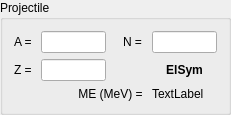
         <widget class="QGroupBox" name="groupBox_2">
          <property name="sizePolicy">
           <sizepolicy hsizetype="Preferred" vsizetype="Preferred">
            <horstretch>0</horstretch>
            <verstretch>0</verstretch>
           </sizepolicy>
          </property>
          <property name="title">
           <string>Projectile</string>
          </property>
          <layout class="QGridLayout" name="gridLayout_6">
           <property name="topMargin">
            <number>11</number>
           </property>
           <item row="2" column="1" colspan="3">
            <widget class="QLabel" name="label_17">
             <property name="sizePolicy">
              <sizepolicy hsizetype="Preferred" vsizetype="Fixed">
               <horstretch>0</horstretch>
               <verstretch>0</verstretch>
              </sizepolicy>
             </property>
             <property name="layoutDirection">
              <enum>Qt::LeftToRight</enum>
             </property>
             <property name="text">
              <string>ME (MeV) = </string>
             </property>
             <property name="alignment">
              <set>Qt::AlignRight|Qt::AlignTrailing|Qt::AlignVCenter</set>
             </property>
            </widget>
           </item>
           <item row="0" column="3">
            <widget class="QLabel" name="label_9">
             <property name="text">
              <string>N = </string>
             </property>
             <property name="buddy">
              <cstring>edit_NP</cstring>
             </property>
            </widget>
           </item>
           <item row="0" column="4">
            <widget class="QLineEdit" name="edit_NP">
             <property name="enabled">
              <bool>true</bool>
             </property>
             <property name="sizePolicy">
              <sizepolicy hsizetype="Preferred" vsizetype="Fixed">
               <horstretch>0</horstretch>
               <verstretch>0</verstretch>
              </sizepolicy>
             </property>
             <property name="maximumSize">
              <size>
               <width>65</width>
               <height>16777215</height>
              </size>
             </property>
             <property name="alignment">
              <set>Qt::AlignCenter</set>
             </property>
             <property name="readOnly">
              <bool>true</bool>
             </property>
            </widget>
           </item>
           <item row="1" column="4">
            <widget class="QLabel" name="sym_P">
             <property name="font">
              <font>
               <family>Arial</family>
               <pointsize>9</pointsize>
               <bold>true</bold>
               <stylestrategy>PreferDefault</stylestrategy>
              </font>
             </property>
             <property name="text">
              <string>ElSym</string>
             </property>
             <property name="alignment">
              <set>Qt::AlignCenter</set>
             </property>
            </widget>
           </item>
           <item row="2" column="4">
            <widget class="QLabel" name="ME_P">
             <property name="sizePolicy">
              <sizepolicy hsizetype="Preferred" vsizetype="Fixed">
               <horstretch>0</horstretch>
               <verstretch>0</verstretch>
              </sizepolicy>
             </property>
             <property name="text">
              <string>TextLabel</string>
             </property>
            </widget>
           </item>
           <item row="0" column="2">
            <spacer name="horizontalSpacer_5">
             <property name="orientation">
              <enum>Qt::Horizontal</enum>
             </property>
             <property name="sizeHint" stdset="0">
              <size>
               <width>5</width>
               <height>20</height>
              </size>
             </property>
            </spacer>
           </item>
           <item row="0" column="0">
            <widget class="QLabel" name="label_7">
             <property name="text">
              <string>A = </string>
             </property>
             <property name="alignment">
              <set>Qt::AlignRight|Qt::AlignTrailing|Qt::AlignVCenter</set>
             </property>
             <property name="buddy">
              <cstring>edit_AP</cstring>
             </property>
            </widget>
           </item>
           <item row="1" column="1">
            <widget class="QLineEdit" name="edit_ZP">
             <property name="sizePolicy">
              <sizepolicy hsizetype="Preferred" vsizetype="Fixed">
               <horstretch>0</horstretch>
               <verstretch>0</verstretch>
              </sizepolicy>
             </property>
             <property name="maximumSize">
              <size>
               <width>65</width>
               <height>16777215</height>
              </size>
             </property>
             <property name="alignment">
              <set>Qt::AlignCenter</set>
             </property>
            </widget>
           </item>
           <item row="0" column="1">
            <widget class="QLineEdit" name="edit_AP">
             <property name="sizePolicy">
              <sizepolicy hsizetype="Preferred" vsizetype="Fixed">
               <horstretch>0</horstretch>
               <verstretch>0</verstretch>
              </sizepolicy>
             </property>
             <property name="maximumSize">
              <size>
               <width>65</width>
               <height>16777215</height>
              </size>
             </property>
             <property name="alignment">
              <set>Qt::AlignCenter</set>
             </property>
            </widget>
           </item>
           <item row="1" column="0">
            <widget class="QLabel" name="label_8">
             <property name="text">
              <string>Z = </string>
             </property>
             <property name="alignment">
              <set>Qt::AlignRight|Qt::AlignTrailing|Qt::AlignVCenter</set>
             </property>
             <property name="buddy">
              <cstring>edit_ZP</cstring>
             </property>
            </widget>
           </item>
          </layout>
         </widget>
